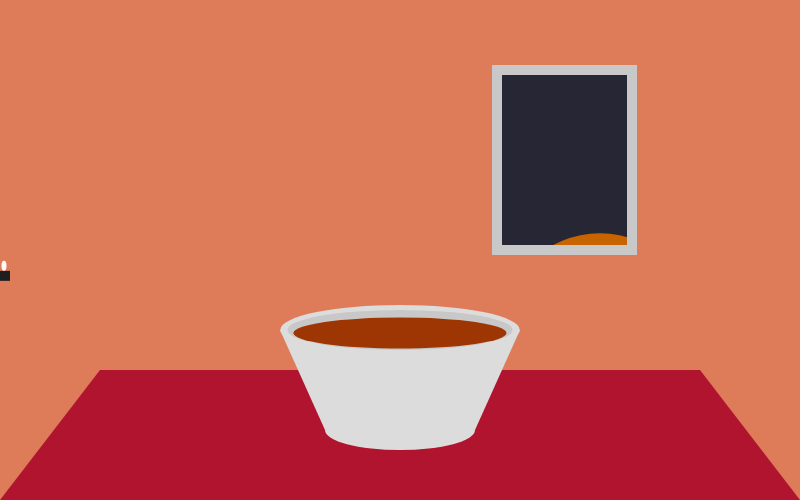
Frame 1 (no input)
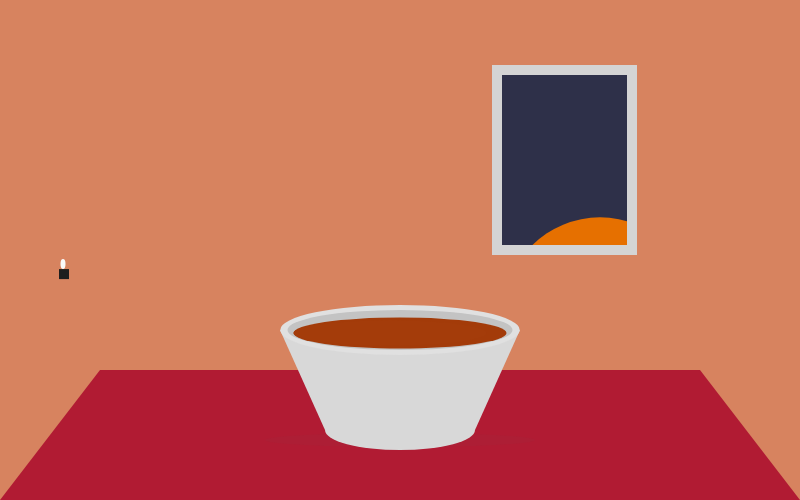
Frame 60 (no input)
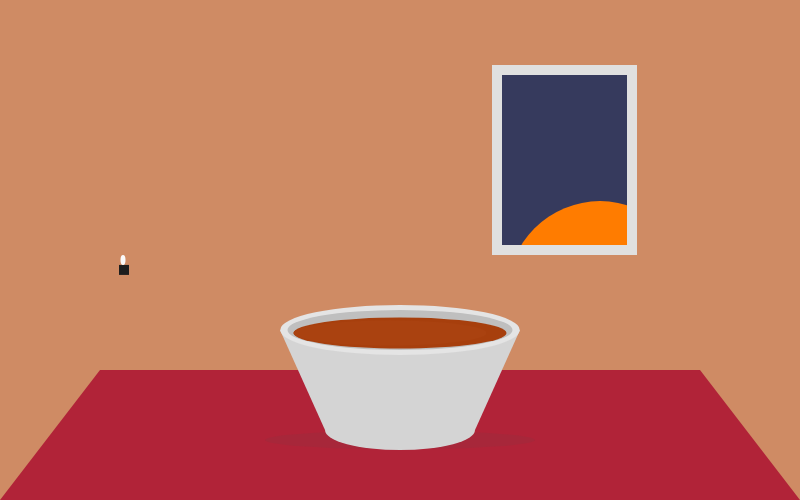
Frame 120 (the mouse pressed at the canvas centre since frame 60)

The p5.js sketch that drew these frames (run headless with seeded random() and noise() and a simulated clock; from frame 60 on, the mouse is pressed at the canvas centre):

// p5.js sketch
// ── sketch.js
var x=0;
var h=0
var direccion=1;

function setup() {
  createCanvas(800, 500);
}

function draw() 
{
  background(255);
  noStroke();
  
  // cielo
  fill(39+x/8, 38+x/6, 53+x/3);
  rect(0,0,width, height/2);
  
  // sol
  fill(200+x/2,100+x/5,0);
  ellipse(600, 2*height/3-x/3, 200-x/8,200-x/8);
  
  // paredes
  fill(222-x/8, 124+x/8, 90+x/12);
  rect(0, 0, 500, height);
  rect(0, 0, width, 70);
  rect(width/2, height/2, width, 300);
  rect(630, 0, 200, height);
  
  // marco
  noFill();
  stroke(200+x/5);
  strokeWeight(10);
  rect(497, 70, 135, 180);
  
  // mesa
  noStroke();
  fill(177, 20+x/8, 46+x/12);
  quad(100, 370, 700, 370, 800, 500, 0, 500);
 
  // sombra
  fill(80, 80, 80, 0+x/5);
  ellipse(400, 440, 270, 10+x/14);
  
  //Plato
  fill(220-x/15, 220-x/15, 220-x/15);
  ellipse(400, 430, 150, 40);
  quad(280, 330, 520, 330, 475, 430, 325, 430);
  fill(220+x/15, 220+x/15, 220+x/15);
  ellipse(400, 330, 239.5, 50);
  fill(200-x/13, 200-x/13, 200-x/13);
  ellipse(400, 330, 225, 40);
  
  // sopa
  fill(158+x/13, 54+x/13, 4+x/13);
  ellipse(400, 333, 213, 31);
  fill(158+x/10, 54+x/10, 4+x/10);
  ellipse(390, 333, 193, 25);
  
  // mosca
  h = h + random(-2, 2);
  fill(30);
  rect(x, h + 270, 10, 10);
  
  // alas de mosca
  fill(250);
  ellipse(x+4, h + 265, 5, 10);
  
  x = x+1*direccion;
  if((x>500)||(x<0)) {
  direccion = direccion * -1;
  }
}
